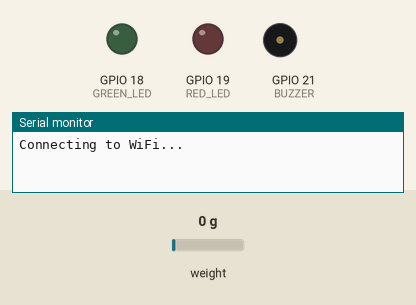
Simulated run of this sketch. Board: ESP32. Parts: output pins drawn as LEDs (lit = HIGH), buzzer (waves = sounding), the last lines printed to the serial monitor. The test bench sets the inputs (shaded band); at power-on: weight on the scale 0 g. WiFi joins after 1.5 s; servers stay silent unless stated.

Above: at 0.1 s.
At 5.75 s:
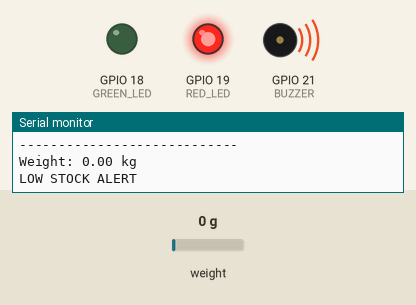
Timing chart, 0 to 7.4 s (numbered marks = the images above):
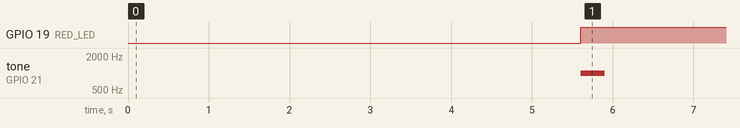

Measured:
- by itself, GPIO 19 (RED_LED): LOW → HIGH at 5.6 s
- by itself, tone on GPIO 21 (BUZZER): silent → 1000 Hz at 5.6 s, → silent 0.30 s later

The sketch:

sketch.ino
```cpp
#include "HX711.h"
#include <WiFi.h>
#include <ThingSpeak.h>

#define HX_DOUT 4
#define HX_SCK 5

#define GREEN_LED 18
#define RED_LED 19
#define BUZZER 21

#define MIN_WEIGHT 10
#define MAX_WEIGHT 40

HX711 scale;
WiFiClient client;

float calibrationFactor = 420.0;

const char* ssid = "Wokwi-GUEST";
const char* password = "";

unsigned long channelID = 3413037;
const char* writeAPIKey = "XUYH2TVD291N111B";

float weight = 0;
int statusCode = 0;
int previousStatus = -1;

void setup() {

  Serial.begin(115200);

  pinMode(GREEN_LED, OUTPUT);
  pinMode(RED_LED, OUTPUT);
  pinMode(BUZZER, OUTPUT);

  digitalWrite(GREEN_LED, LOW);
  digitalWrite(RED_LED, LOW);

  Serial.println("Connecting to WiFi...");

  WiFi.begin(ssid, password);

  while (WiFi.status() != WL_CONNECTED) {
    delay(500);
    Serial.print(".");
  }

  Serial.println();
  Serial.println("WiFi Connected!");
  Serial.print("IP Address: ");
  Serial.println(WiFi.localIP());

  ThingSpeak.begin(client);

  scale.begin(HX_DOUT, HX_SCK);

  Serial.println("Remove all weight...");
  delay(3000);

  scale.tare();

  Serial.println("Scale Ready!");
  Serial.println("----------------------------");
}

void loop() {

  weight = abs(scale.read()) / calibrationFactor;

  Serial.print("Weight: ");
  Serial.print(weight);
  Serial.println(" kg");

  if (weight < MIN_WEIGHT) {

    statusCode = 1;

    digitalWrite(RED_LED, HIGH);
    digitalWrite(GREEN_LED, LOW);

    Serial.println("LOW STOCK ALERT");
  }
  else if (weight > MAX_WEIGHT) {

    statusCode = 2;

    digitalWrite(RED_LED, HIGH);
    digitalWrite(GREEN_LED, LOW);

    Serial.println("OVERLOAD ALERT");
  }
  else {

    statusCode = 0;

    digitalWrite(RED_LED, LOW);
    digitalWrite(GREEN_LED, HIGH);

    Serial.println("NORMAL");
  }


  if (statusCode != previousStatus) {

    if (statusCode == 1) {
      tone(BUZZER, 1000, 300);
    }

    else if (statusCode == 2) {
      tone(BUZZER, 2000, 300);
    }

    previousStatus = statusCode;
  }


  ThingSpeak.setField(1, weight);
  ThingSpeak.setField(2, statusCode);

  int response = ThingSpeak.writeFields(
    channelID,
    writeAPIKey
  );

  if (response == 200) {
    Serial.println("ThingSpeak Update Successful");
  }
  else {
    Serial.print("ThingSpeak Error: ");
    Serial.println(response);
  }

  Serial.println("----------------------------");

  delay(15000);
}
```
